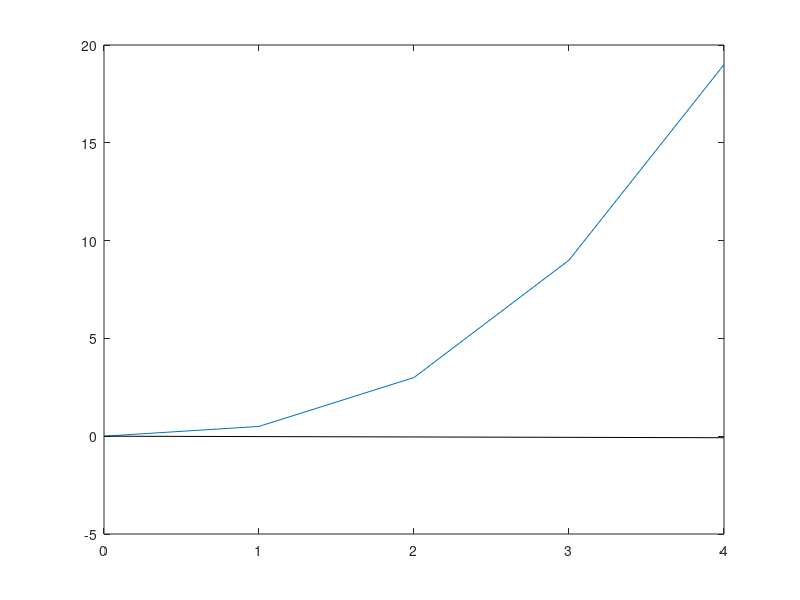

Write the MATLAB code that produced this figure.
clear

t = [0, 1, 2, 3, 4];
f = [0, 0.5, 3, 9, 19];

b1 = t.^1;
b2 = t.^2;

B = [b1
    b2];

c = (f*B') * ((B*B')^(-1));

c(1)
fp = c(1)*b1' + c(2)*b1'

plot(t, f, "-", t, fp, "-k")


